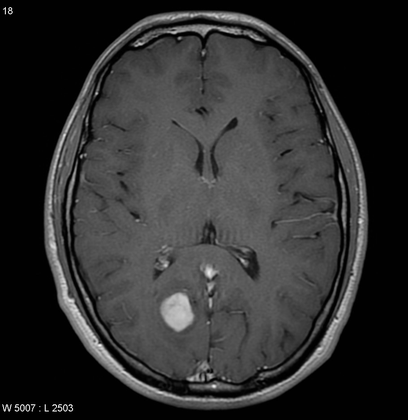
%> input picture Y4S1/Ditigal image processing/19/Assignment 1/code/q4/brain.bmp, 408 x 420 px, shrunk from 911 x 938 before the run
$ octave main.m   (GNU Octave 9; MATLAB toolbox functions it lacks are replaced by stand-ins)
%> lines starting %> are read from the running program, lines starting %| are printed output that depends on the picture
%> further down, img is the input picture: size 420x408 uint8; min 0, max 249, mean 47.5
### Y4S1/Ditigal image processing/19/Assignment 1/code/q4/plot_histogram.m
function histogram = plot_histogram(img)
	[~, ~, channel] = size(img);
%> channel = 1
	hist = zeros(1, 256, channel);
	for g = 0:255
		hist(1, g+1, :) = sum(sum(img == g, 1), 2);
    end
%> after the loop, hist = 256 values, max 66165 at index 2, min 0 at index 220, mean 669.4

	if channel == 3
		plot(0:255, hist(1, :, 1), 'r', 0:255, hist(1, :, 2), 'g', 0:255, hist(1, :, 3), 'b');
        title('Histogram (colored)');
	    xlabel('g');
	    ylabel('pixels');
	else
		plot(0:255, hist(1, :, 1));
        title('Histogram (monochrome)');
	    xlabel('g');
	    ylabel('pixels');
    end
    histogram = hist;
%> histogram has the same summary as hist
end

### Y4S1/Ditigal image processing/19/Assignment 1/code/q4/plot_pdf.m
function distribution = plot_pdf(img)
	[row, column, ~] = size(img);
%> row = 420; column = 408
	hist = plot_histogram(img);
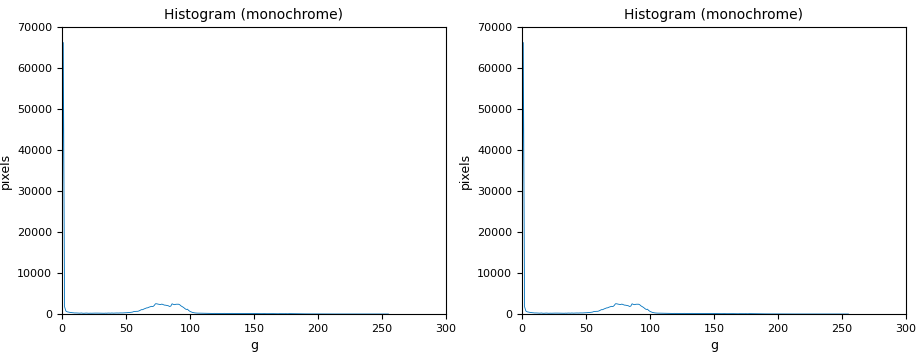
%> figure redrawn from the program's plot data, 2 panels; panel 1: curve peaks at x = 1, y = 66165
	pdf = hist / (row * column);
%> pdf = 256 values, max 0.386 at index 2, min 0 at index 220, mean 0.00391
	plot(pdf);
	title('Probability Distribution Function');
	xlabel('intensity');
	ylabel('probability');
    distribution = pdf;
%> distribution has the same summary as pdf
end

### Y4S1/Ditigal image processing/19/Assignment 1/code/q4/plot_cdf.m
function distribution = plot_cdf(img)
	pdf = plot_pdf(img);
%> in plot_pdf (call 2), `hist = plot_histogram(img);`:
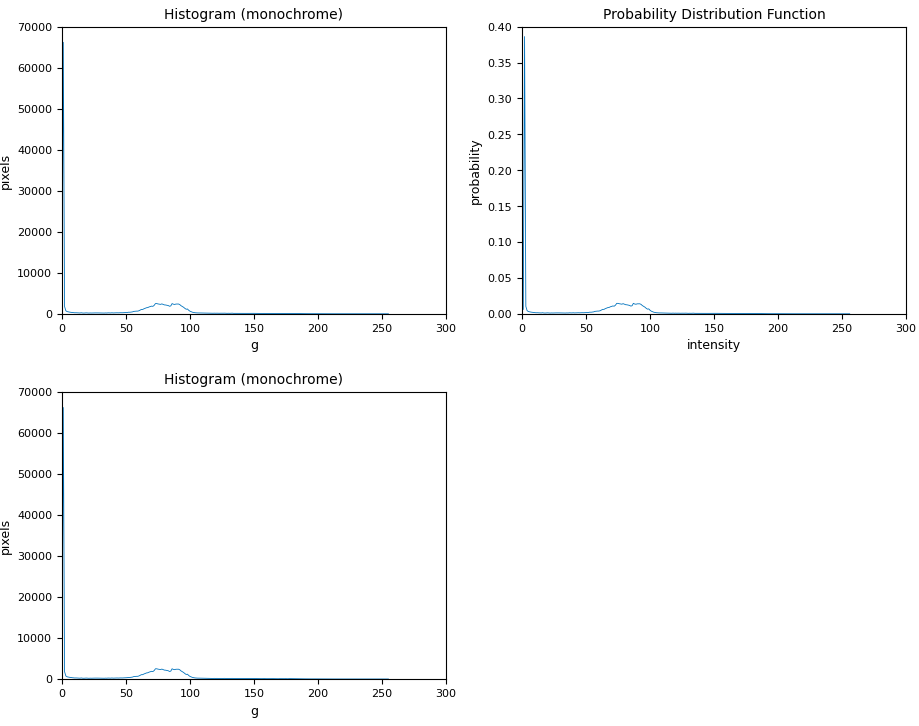
%> figure redrawn from the program's plot data, 3 panels; panel 1: curve peaks at x = 1, y = 66165; panel 2: curve peaks at x = 2, y = 0.386
%> in plot_pdf (call 2), `distribution = pdf;`: distribution has the same summary as pdf
%> figure, not shown here; panel 1: curve peaks at x = 1, y = 66165; panel 2: curve peaks at x = 2, y = 0.386
	cdf = zeros(256, 1);
	for i = 1:256
		cdf(i) = sum(pdf(1:i));
	end
%> after the loop, cdf = 256 values from 0.00616 to 1
	plot(cdf);
	title('Cumulative Distribution Function');
	xlabel('intensity');
	ylabel('probability');
	distribution = cdf;
%> distribution = 256 values from 0.00616 to 1
end

### Y4S1/Ditigal image processing/19/Assignment 1/code/q4/false_image.m
function image = false_image(img)
	[rows, cols] = size(img);
%> rows = 420; cols = 408
	false_img = zeros(rows, cols, 3);

	% five colors: blue, green, magenta, red, cyan
	colors = [0, 0, 255; 0, 255, 0; 255, 0, 255; 255, 0, 0; 0, 255, 255];

	% ranges for each color from 1 ... 255
	ranges = [1, 51; 52, 102; 103, 153; 154, 204; 205, 255];

	for i = 1:rows
		for j = 1:cols
			for k = 1:5
				if img(i, j) >= ranges(k, 1) && img(i, j) < ranges(k, 2)
					false_img(i, j, :) = colors(k, :);
				end
			end
		end
    end
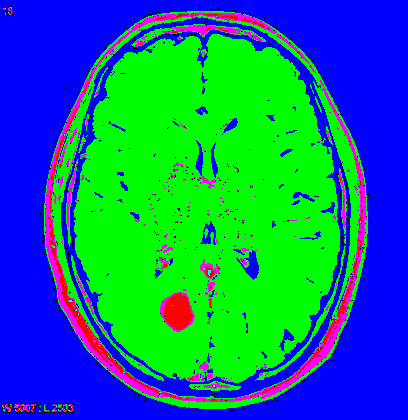
%> false_img: size 420x408x3 double; mean R, G, B 15.2, 117.6, 130.3
	image = false_img;
end

### Y4S1/Ditigal image processing/19/Assignment 1/code/q4/main.m
img = imread('./brain.bmp');
tiledlayout(2,2);

% (1) Calculate and display the histogram of the image
nexttile;
plot_histogram(img);

% (2) Calculate and display the PDF of the image
nexttile;
plot_pdf(img);

% (3) Calculate and display the CDF of the image
nexttile;
plot_cdf(img);

% (4) Generate a false color image of the given image with 5 colors. Give darker colors to low grey levels and brighter colors to high grey levels
nexttile;
false_img = false_image(img);
imshow(false_img);
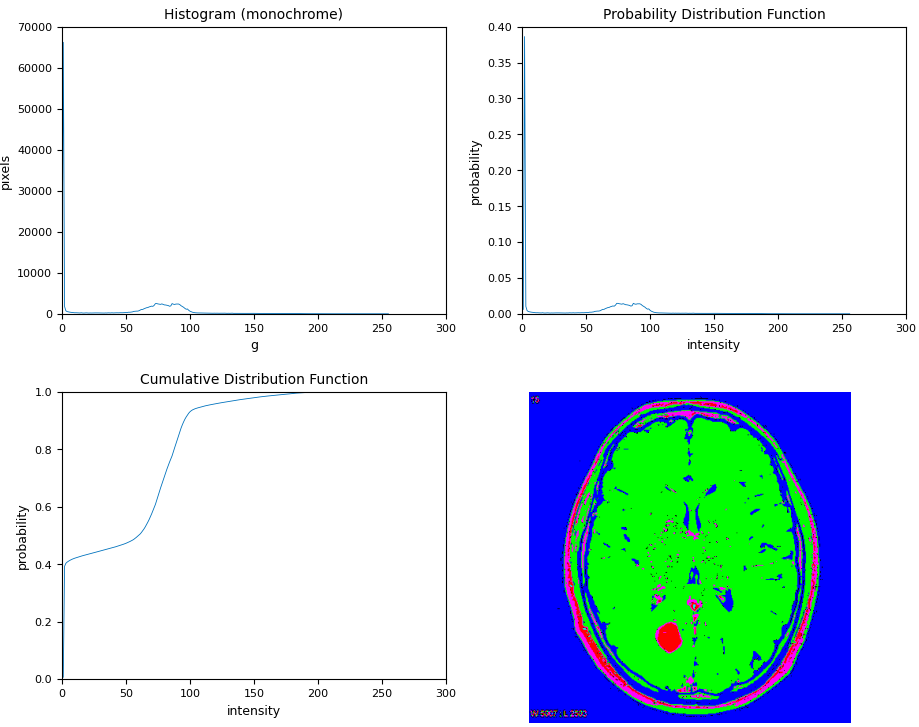
%> figure redrawn from the program's plot data, 4 panels

% (5) Observe the false color image and describe the abnormal thing you observed
% The red zone is recognized specially among the large portion of the green
% area. Hence, it may possible that the red zone is abnormal and it is
% circled in the image.
